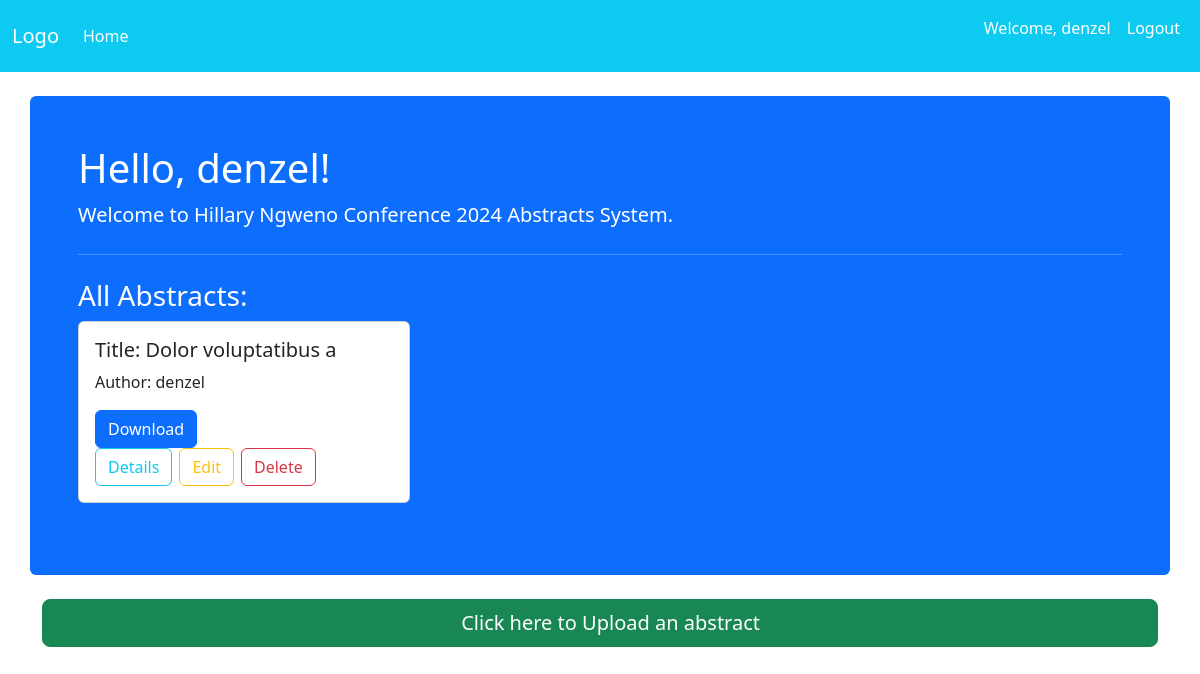
/ (signed in), run on an earlier commit of the app's database.
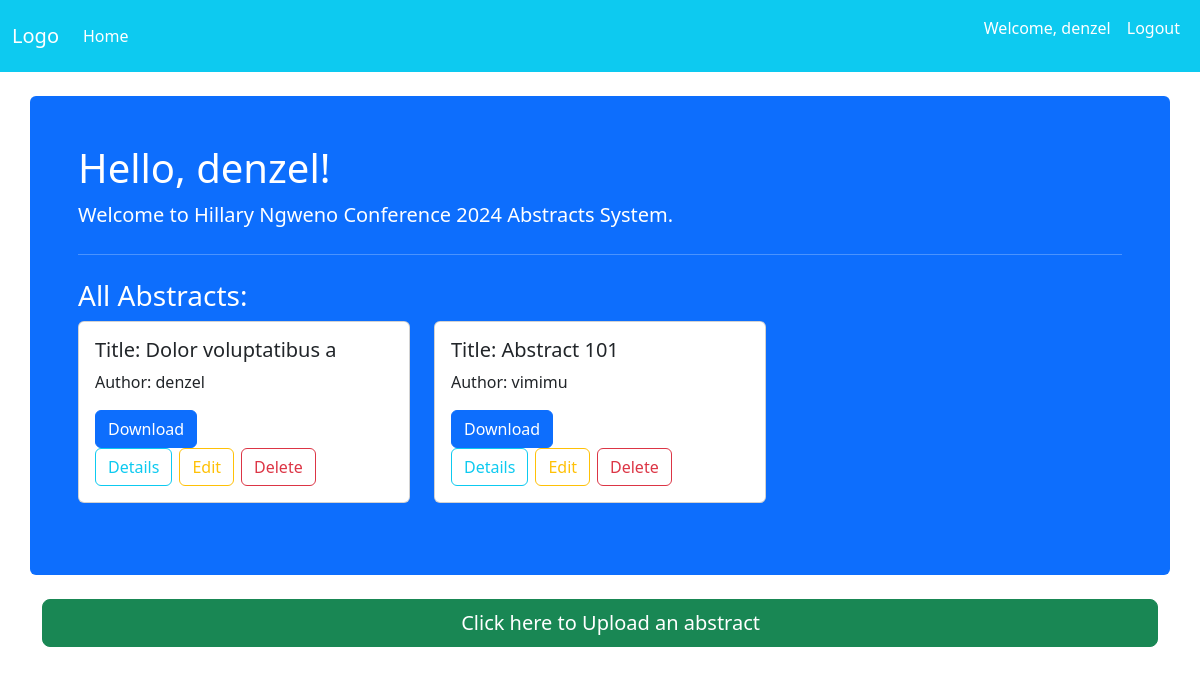
And on a later commit of the database.
### accounts/models.py (models this page shows, shortened)
class CustomUser(AbstractUser):
    username = models.TextField(max_length=25, unique=True)
    email = models.EmailField(max_length=50, unique=True)
    phone = models.CharField(max_length=14)
    objects = CustomUserManager()

### abstracts/models.py (models this page shows, shortened)
class Abstract(models.Model):
    title = models.CharField(max_length=254)
    description = models.TextField(max_length=254)
    file = models.FileField(upload_to=abstract_file_path, null=True, blank=True)
    author = models.ForeignKey(CustomUser, on_delete=models.CASCADE)
    created_at = models.DateTimeField(auto_now_add=True)
    updated_at = models.DateTimeField(auto_now=True)

### accounts/views.py (the view)
# urls.py: 2. Add a URL to urlpatterns:  path('', views.home, name='home')
def home(request):
    user = request.user
    if user.is_authenticated and not user.is_anonymous:
        if user.is_superuser:
            abstracts = Abstract.objects.all()
        else:
            abstracts = Abstract.objects.filter(author=user)
    else:
        abstracts = Abstract.objects.none()  # To handle the anonymous user error
    context = {
        'user': user,
        'abstracts': abstracts
        }
    return render(request, "index.html", context)

### templates/index.html (shortened to what this page needs)
{% extends 'common/base.html' %}
{% block content %}
    <div class="container p-5 mt-4 bg-primary text-white rounded">
        <div class="jumbotron">
            {% if user.is_authenticated %}
                <h3 class="display-6">Hello, {{ user.username }}!</h3>
                <p class="lead">Welcome to Hillary Ngweno Conference 2024 Abstracts System.</p>
                {% if user.is_superuser %}
                    <hr class="my-4">
                    <h3>All Abstracts:</h3>
                    <div class="row row-cols-1 row-cols-md-2 row-cols-lg-3 g-4">
                        {% for abstract in abstracts %}
                            <div class="col mb-4">
                                <div class="card">
                                    <div class="card-body text-dark">
                                        <h5 class="card-title">Title: {{ abstract.title }}</h5>
                                        <p class="card-text">Author: {{ abstract.author }}</p>
                                        <a href="{{ abstract.file.url }}" download class="btn btn-primary">Download</a>
                                        <div class="btn-group" role="group" aria-label="Abstract Actions">
                                            <a href="{% url 'abstracts:details' abstract.id %}" class="btn btn-outline-info me-2 rounded">Details</a>
                                            <a href="{% url 'abstracts:edit' abstract.id %}" class="btn btn-outline-warning me-2 rounded">Edit</a>
                                            <a href="{% url 'abstracts:delete' abstract.id %}" class="btn btn-outline-danger rounded">Delete</a>
                                        </div>
                                    </div>
                                </div>
                            </div>
                        {% endfor %}
                    </div>
                {% endif %}
            {% endif %}
        </div>
    </div>
    <br>
    <div class="container text-center d-grid">
        <a href="{% url 'abstracts:upload' %}" class="btn btn-lg btn-success text-white btn-block hop-button">
            Click here to Upload an abstract
        </a>
    </div>
{% endblock %}

### templates/common/base.html (shortened to what this page needs)
{% extends 'common/header.html' %}

### templates/common/header.html (shortened to what this page needs)
<!DOCTYPE html>
<html lang="en">
<head>
    {% load static %}
    {% load bootstrap5 %}
    {% bootstrap_css %}
    <link rel="stylesheet" href="{% static 'static/custom_styles.css' %}">
</head>
<body>
    <header>
        <nav class="navbar navbar-expand-lg navbar-dark bg-info">
            <div class="container-fluid">
                <a class="navbar-brand" href="/">Logo</a>
                <div class="collapse navbar-collapse" id="navbarNav">
                    <ul class="navbar-nav me-auto">
                        <li class="nav-item">
                            <a class="nav-link text-white" href="/">Home</a>
                        </li>
                    </ul>
                    <ul class="navbar-nav ms-auto">
                        {% if user.is_authenticated %}
                            <li class="nav-item">
                                <p class="nav-link text-white">Welcome, {{ user.username }}</p>
                            </li>
                            <li class="nav-item">
                                <a class="nav-link text-white" href="{% url 'accounts:logout' %}">Logout</a>
                            </li>
                        {% endif %}
                    </ul>
                </div>
            </div>
        </nav>
    </header>
    <div class="container-fluid">
        {% block content %}{% endblock %}
    </div>
</body>
</html>

### static/custom_styles.css (style rules this page uses)
.text-white { color: white !important; }

### templates/index.html (style rules this page uses)
.hop-button { animation: hop 2s infinite; }

What changed in the data, as far as the page shows it:
added Abstract: title "Abstract 101", author "vimimu"
